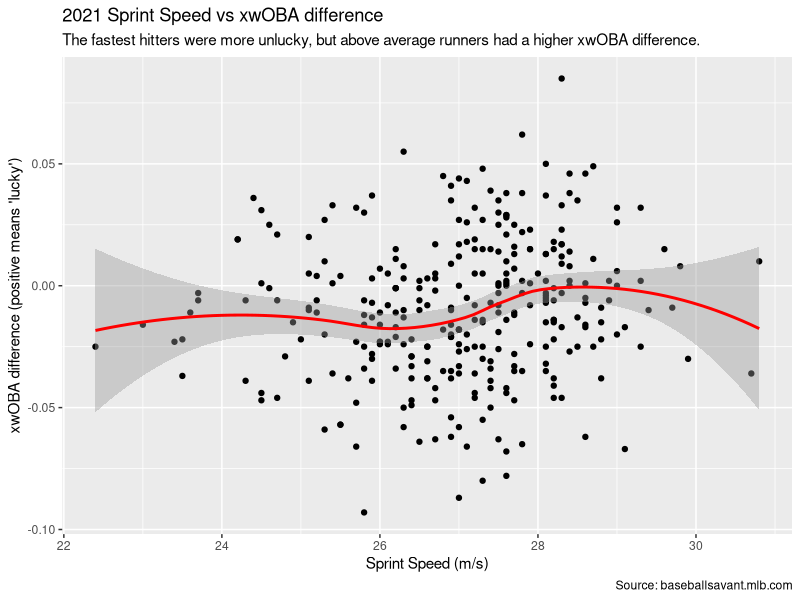
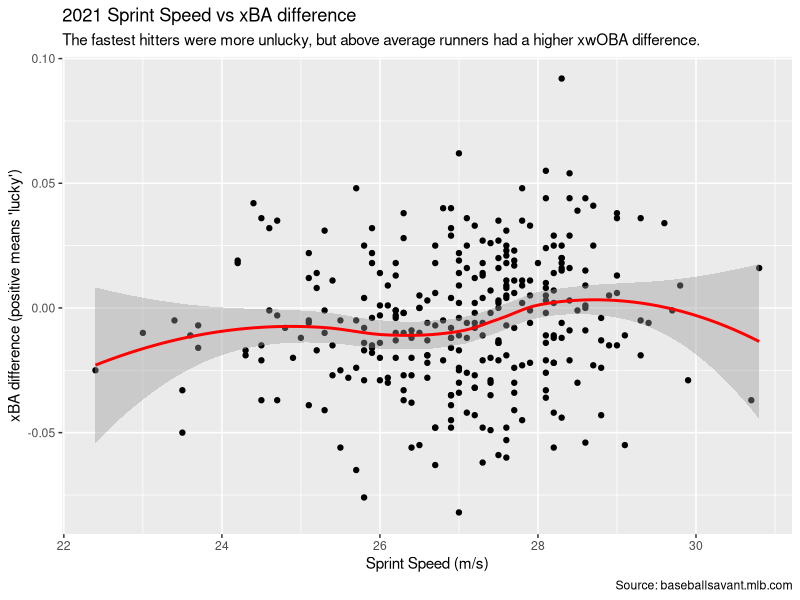
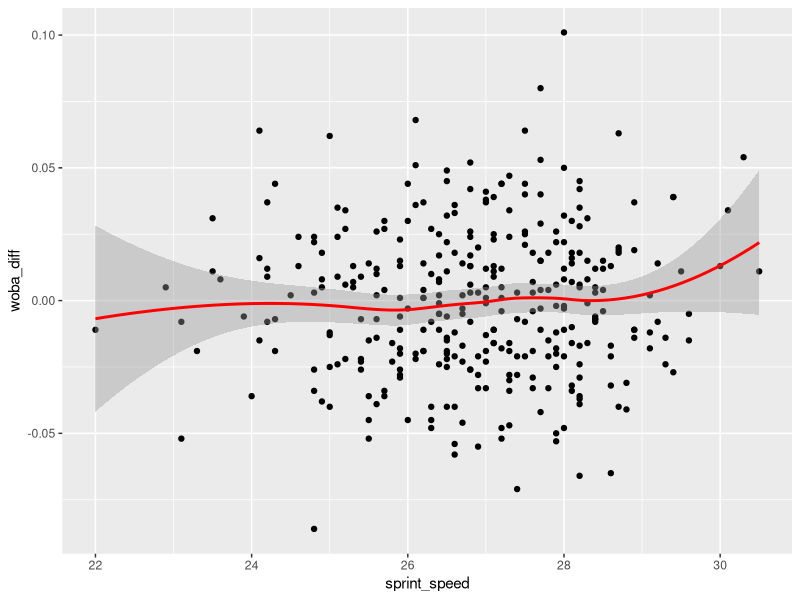
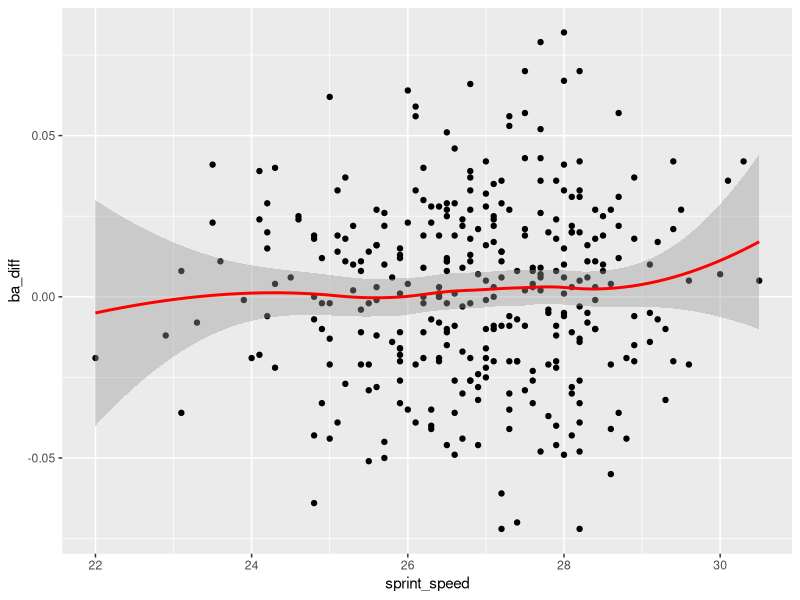
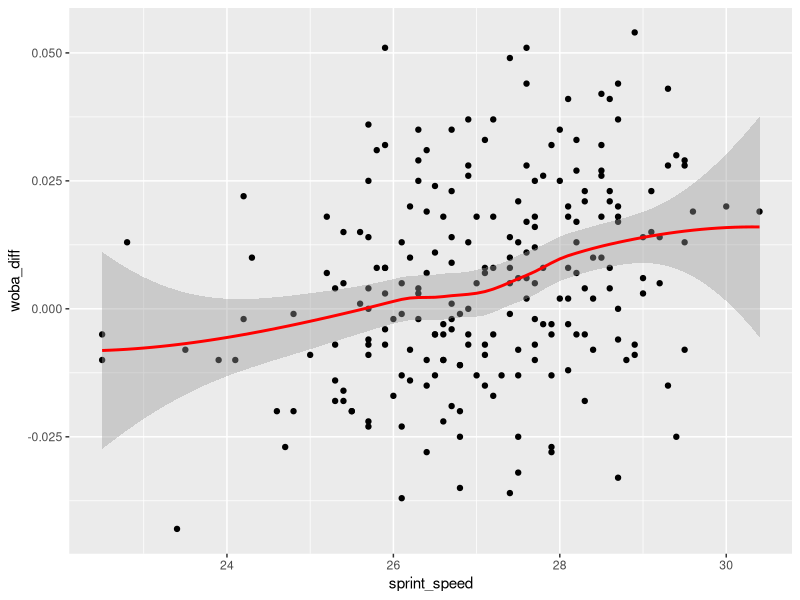
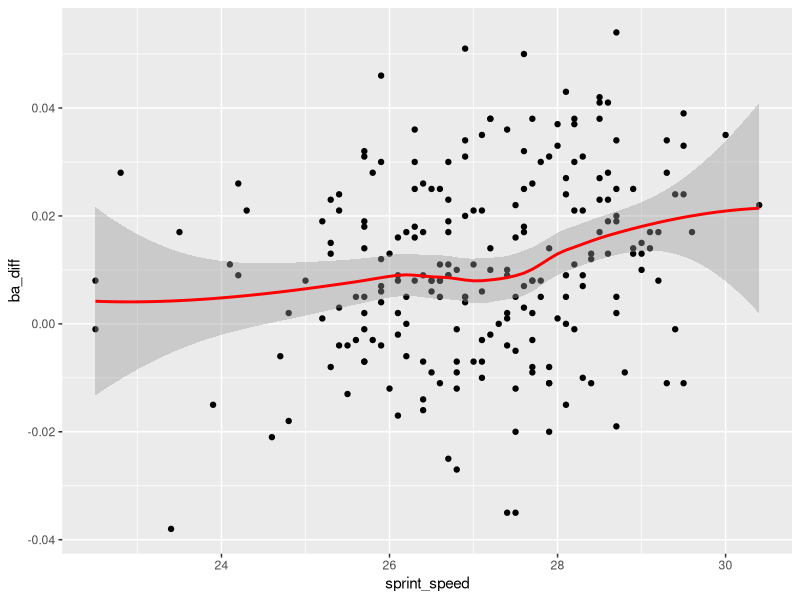
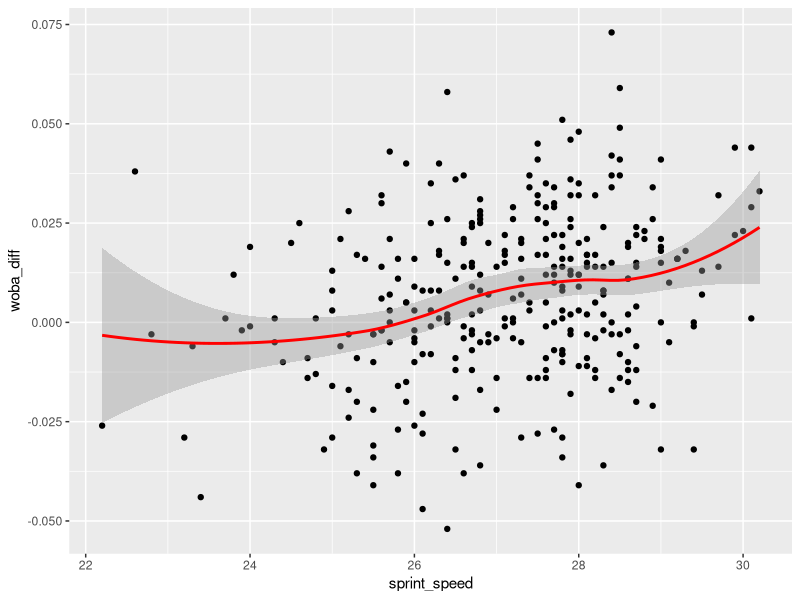
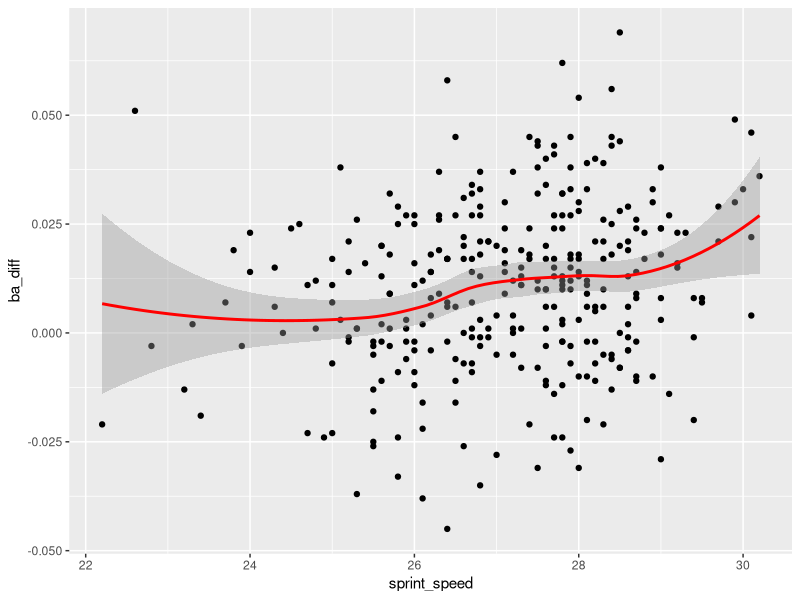

The R source for these figures, in order:
## ---- chunk 1
knitr::opts_chunk$set(echo = FALSE)
library(tidyverse)
## ---- chunk 2
speedData <- read.csv("sprint_speed2021.csv")
hittingData <- read.csv("expected_stats2021.csv")
rawData <- full_join(hittingData, speedData, by = "player_id")
rawData2021 <- rawData %>%
  rename(woba_diff = est_woba_minus_woba_diff, 
         ba_diff = est_ba_minus_ba_diff, 
         slg_diff = est_slg_minus_slg_diff) %>%
  select(player_id, woba_diff, ba_diff, slg_diff, sprint_speed) %>% 
  drop_na()
rawData2021


speedData <- read.csv("sprint_speed2020.csv")
hittingData <- read.csv("expected_stats2020.csv")
rawData <- full_join(hittingData, speedData, by = "player_id")
rawData2020 <- rawData %>%
  rename(woba_diff = est_woba_minus_woba_diff, 
         ba_diff = est_ba_minus_ba_diff, 
         slg_diff = est_slg_minus_slg_diff) %>%
  select(player_id, woba_diff, ba_diff, slg_diff, sprint_speed) %>% 
  drop_na()
rawData2020


speedData <- read.csv("sprint_speed2019.csv")
hittingData <- read.csv("expected_stats2019.csv")
rawData <- full_join(hittingData, speedData, by = "player_id")
rawData2019 <- rawData %>%
  rename(woba_diff = est_woba_minus_woba_diff, 
         ba_diff = est_ba_minus_ba_diff, 
         slg_diff = est_slg_minus_slg_diff) %>%
  select(player_id, woba_diff, ba_diff, slg_diff, sprint_speed) %>% 
  drop_na()
rawData2019


speedData <- read.csv("sprint_speed2018.csv")
hittingData <- read.csv("expected_stats2018.csv")
rawData <- full_join(hittingData, speedData, by = "player_id")
rawData2018 <- rawData %>%
  rename(woba_diff = est_woba_minus_woba_diff, 
         ba_diff = est_ba_minus_ba_diff, 
         slg_diff = est_slg_minus_slg_diff) %>%
  select(player_id, woba_diff, ba_diff, slg_diff, sprint_speed) %>% 
  drop_na()
rawData2018

speedData <- read.csv("sprint_speed2017.csv")
hittingData <- read.csv("expected_stats2017.csv")
rawData <- full_join(hittingData, speedData, by = "player_id")
rawData2017 <- rawData %>%
  rename(woba_diff = est_woba_minus_woba_diff, 
         ba_diff = est_ba_minus_ba_diff, 
         slg_diff = est_slg_minus_slg_diff) %>%
  select(player_id, woba_diff, ba_diff, slg_diff, sprint_speed) %>% 
  drop_na()
rawData2017

speedData <- read.csv("sprint_speed2016.csv")
hittingData <- read.csv("expected_stats2016.csv")
rawData <- full_join(hittingData, speedData, by = "player_id")
rawData2016 <- rawData %>%
  rename(woba_diff = est_woba_minus_woba_diff, 
         ba_diff = est_ba_minus_ba_diff, 
         slg_diff = est_slg_minus_slg_diff) %>%
  select(player_id, woba_diff, ba_diff, slg_diff, sprint_speed) %>% 
  drop_na()
rawData2016

speedData <- read.csv("sprint_speed2015.csv")
hittingData <- read.csv("expected_stats2015.csv")
rawData <- full_join(hittingData, speedData, by = "player_id")
rawData2015 <- rawData %>%
  rename(woba_diff = est_woba_minus_woba_diff, 
         ba_diff = est_ba_minus_ba_diff, 
         slg_diff = est_slg_minus_slg_diff) %>%
  select(player_id, woba_diff, ba_diff, slg_diff, sprint_speed) %>% 
  drop_na()
rawData2015
## ---- chunk 3
ggplot(data = rawData2021, 
       mapping = aes(x = sprint_speed, y = woba_diff)) +
  geom_point() +
  geom_smooth(method = "loess", formula = "y ~ x", color = "red") +
  labs(title = "2021 Sprint Speed vs xwOBA difference",
       subtitle = "The fastest hitters were more unlucky, but above average runners had a higher xwOBA difference.",
       x = "Sprint Speed (m/s)",
       y = "xwOBA difference (positive means 'lucky')",
       caption = "Source: baseballsavant.mlb.com")
ggplot(data = rawData2021, 
       mapping = aes(x = sprint_speed, y = ba_diff)) +
  geom_point() +
  geom_smooth(method = "loess", formula = "y ~ x", color = "red") +
  labs(title = "2021 Sprint Speed vs xBA difference",
       subtitle = "The fastest hitters were more unlucky, but above average runners had a higher xwOBA difference.",
       x = "Sprint Speed (m/s)",
       y = "xBA difference (positive means 'lucky')",
       caption = "Source: baseballsavant.mlb.com")
## ---- chunk 4
ggplot(data = rawData2020, 
       mapping = aes(x = sprint_speed, y = woba_diff)) +
  geom_point() +
  geom_smooth(method = "loess", formula = "y ~ x", color = "red")
ggplot(data = rawData2020, 
       mapping = aes(x = sprint_speed, y = ba_diff)) +
  geom_point() +
  geom_smooth(method = "loess", formula = "y ~ x", color = "red")
## ---- chunk 5
ggplot(data = rawData2019, 
       mapping = aes(x = sprint_speed, y = woba_diff)) +
  geom_point() +
  geom_smooth(method = "loess", formula = "y ~ x", color = "red")
ggplot(data = rawData2019, 
       mapping = aes(x = sprint_speed, y = ba_diff)) +
  geom_point() +
  geom_smooth(method = "loess", formula = "y ~ x", color = "red")
## ---- chunk 6
ggplot(data = rawData2018, 
       mapping = aes(x = sprint_speed, y = woba_diff)) +
  geom_point() +
  geom_smooth(method = "loess", formula = "y ~ x", color = "red")
ggplot(data = rawData2018, 
       mapping = aes(x = sprint_speed, y = ba_diff)) +
  geom_point() +
  geom_smooth(method = "loess", formula = "y ~ x", color = "red")
## ---- chunk 7
ggplot(data = rawData2017, 
       mapping = aes(x = sprint_speed, y = woba_diff)) +
  geom_point() +
  geom_smooth(method = "loess", formula = "y ~ x", color = "red")
ggplot(data = rawData2017, 
       mapping = aes(x = sprint_speed, y = ba_diff)) +
  geom_point() +
  geom_smooth(method = "loess", formula = "y ~ x", color = "red")
## ---- chunk 8
ggplot(data = rawData2016, 
       mapping = aes(x = sprint_speed, y = woba_diff)) +
  geom_point() +
  geom_smooth(method = "loess", formula = "y ~ x", color = "red")
ggplot(data = rawData2016, 
       mapping = aes(x = sprint_speed, y = ba_diff)) +
  geom_point() +
  geom_smooth(method = "loess", formula = "y ~ x", color = "red")
## ---- chunk 9
ggplot(data = rawData2015, 
       mapping = aes(x = sprint_speed, y = woba_diff)) +
  geom_point() +
  geom_smooth(method = "loess", formula = "y ~ x", color = "red")
ggplot(data = rawData2015, 
       mapping = aes(x = sprint_speed, y = ba_diff)) +
  geom_point() +
  geom_smooth(method = "loess", formula = "y ~ x", color = "red")
